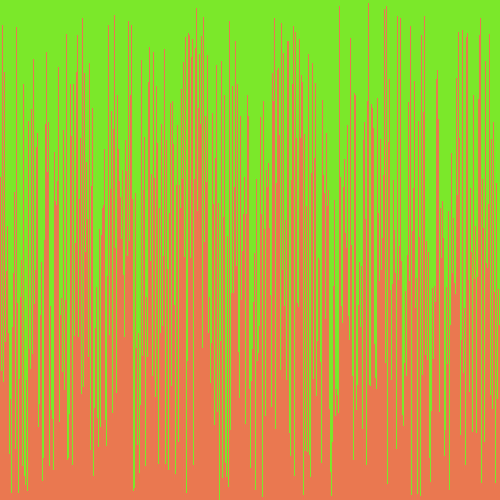
Frame 1 (no input)
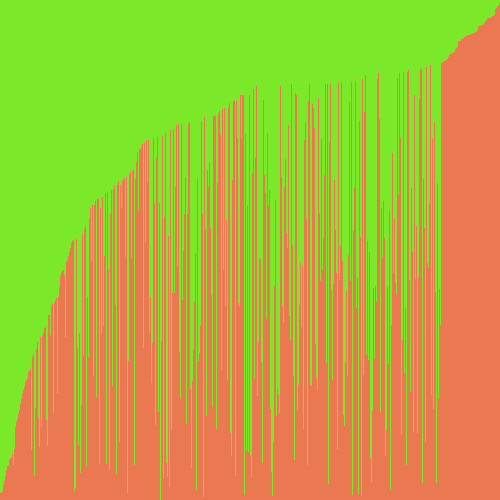
Frame 60 (the mouse pressed at the canvas centre just before this capture)
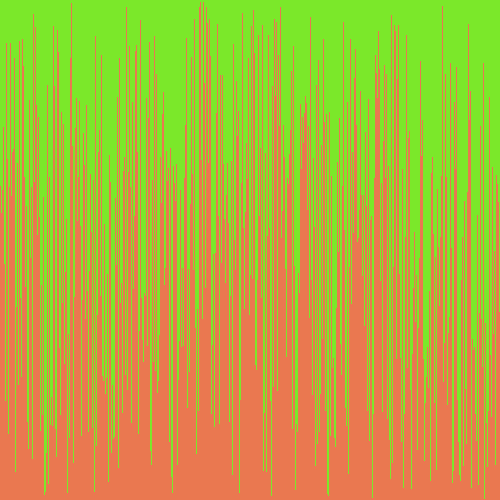
Frame 120 (the mouse held since frame 60 and released just before this capture)

The Processing sketch that drew these frames (run headless with seeded random() and noise(); from frame 60 on, the mouse is pressed at the canvas centre):

// Processing sketch: visualArraySorter
// ── visualArraySorter.pde
/* Copy the code into a new Processing sketch and complete then steps. */

//1. create an array of ints. don't initialize it yet.
int[] intArray;

void setup() {
  //2. set the size of your window
  size(500, 500);
  //3. initialize your array with the built in width variable
  intArray = new int[width];
  //4. initialize the ints in the array with random numbers
  for (int i = 0; i < intArray.length; i++) {
    //   from 0 to the built in height variable
    intArray[i] = (int)random(height);
  }


  //5. call the noStroke() method
  noStroke();
}

void draw() {
  //6. set the background color with background(r, g, b);
  background(123, 232, 42);

  //7. set the color for your graph
  fill(234, 120, 80);

  //8. draw a rectangle for each int in your array.
  for (int i = 0; i < intArray.length; i ++) {
    rect(i, height, 1, -intArray[i]);
    //   the x value will be the index of the int
    //   the y value will the height variable
    //   the width is 1
    //   the height is negative the value of the int at that element in the array
  }

  //9. call the stepSort method
  stepSort(intArray);

  //10. extract the code that randomizes the array into a method

  //11. call the method you made in step 10 when the mouse is pressed
  if (mousePressed) {
    randomizer();
  }
}

void stepSort(int[] arr) {
  for (int i = 1; i < arr.length; i++) {
    if (arr[i - 1] > arr[i]) {
      int t = arr[i];
      arr[i] = arr[i - 1];
      arr[i - 1] = t;
    }
  }
}

void randomizer() {
  for (int i = 0; i < intArray.length; i++) {
    //   from 0 to the built in height variable
    intArray[i] = (int)random(height);
  }
}
